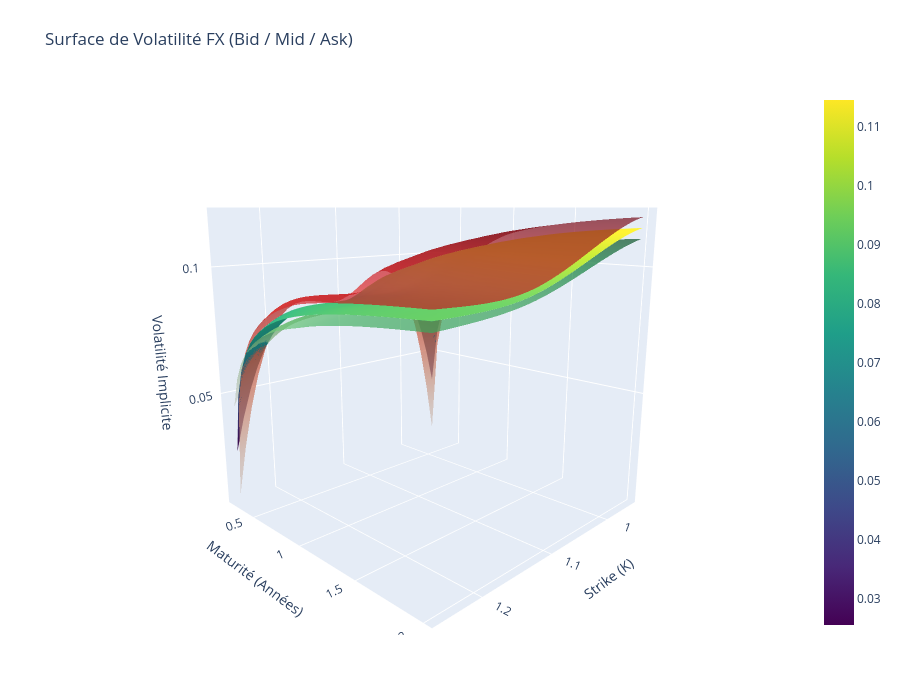

Here is the notebook cell this chart was saved with:
### Code cell
# 1. Données de marché FX (Exemple: EUR/USD)
spot_eurusd = 1.1000
rd_usd = 0.05
rf_eur = 0.035

# Format: {Maturité (années): {'ATM': vol, '25RR': vol, '25BF': vol}}
market_quotes = {
    0.25: {'ATM': 0.080, '25RR': -0.005, '25BF': 0.0020}, # Skew négatif
    0.50: {'ATM': 0.085, '25RR': -0.007, '25BF': 0.0025},
    1.00: {'ATM': 0.090, '25RR': -0.010, '25BF': 0.0030},
    2.00: {'ATM': 0.095, '25RR': -0.012, '25BF': 0.0035}
}

# Test du pricer
print("Test du Pricer Garman-Kohlhagen (Spot=1.10, Strike=1.12, T=1an, Vol=9%)")
pricer = GarmanKohlhagen(S=spot_eurusd, K=1.12, rd=rd_usd, rf=rf_eur, T=1.0, sigma=0.09)
call_price = pricer.price('call')
greeks = pricer.greeks()

print(f"Prix du Call : {call_price:.4f} USD")
print(f"Delta Call   : {greeks['delta_call']:.4f}")
print(f"Gamma        : {greeks['gamma']:.4f}")
print(f"Vega         : {greeks['vega']:.4f}\n")


surface = FXVolSurface(spot=spot_eurusd, rd=rd_usd, rf=rf_eur, market_data=market_quotes, bid_ask_spread_bps=20)


strikes_grid = np.linspace(0.95, 1.25, 30)
maturities_grid = np.linspace(0.25, 2.0, 30)
K_mesh, T_mesh = np.meshgrid(strikes_grid, maturities_grid)

Vol_Mid_mesh = np.zeros_like(K_mesh)
Vol_Bid_mesh = np.zeros_like(K_mesh)
Vol_Ask_mesh = np.zeros_like(K_mesh)

for i in range(K_mesh.shape[0]):
    for j in range(K_mesh.shape[1]):
        Vol_Mid_mesh[i, j] = surface.get_volatility(K_mesh[i, j], T_mesh[i, j], 'mid')
        Vol_Bid_mesh[i, j] = surface.get_volatility(K_mesh[i, j], T_mesh[i, j], 'bid')
        Vol_Ask_mesh[i, j] = surface.get_volatility(K_mesh[i, j], T_mesh[i, j], 'ask')


fig = go.Figure()


fig.add_trace(go.Surface(z=Vol_Ask_mesh, x=K_mesh, y=T_mesh, colorscale='Reds', opacity=0.7, name='Ask Surface', showscale=False))


fig.add_trace(go.Surface(z=Vol_Mid_mesh, x=K_mesh, y=T_mesh, colorscale='Viridis', name='Mid Surface'))


fig.add_trace(go.Surface(z=Vol_Bid_mesh, x=K_mesh, y=T_mesh, colorscale='Greens', opacity=0.7, name='Bid Surface', showscale=False))

fig.update_layout(
    title='Surface de Volatilité FX (Bid / Mid / Ask)',
    scene=dict(
        xaxis_title='Strike (K)',
        yaxis_title='Maturité (Années)',
        zaxis_title='Volatilité Implicite',
        camera=dict(eye=dict(x=1.5, y=1.5, z=0.5))
    ),
    width=900, height=700,
    margin=dict(l=65, r=50, b=65, t=90)
)

fig.show()


plt.figure(figsize=(10, 6))
strikes_smile = np.linspace(1.0, 1.20, 50)
for T in market_quotes.keys():
    vols_t = [surface.get_volatility(k, T, 'mid') for k in strikes_smile]
    plt.plot(strikes_smile, vols_t, label=f'Maturité = {T} ans', lw=2)

plt.axvline(x=spot_eurusd, color='grey', linestyle='--', label='Spot (ATM)')
plt.title('Smiles de Volatilité FX par Maturité')
plt.xlabel('Strike')
plt.ylabel('Volatilité Implicite (Mid)')
plt.legend()
plt.show()

### Figure 1 — Plotly figure (JSON) as saved in the notebook; plotly's stock layout.template omitted (floating-point values rounded to 4 significant figures; data arrays with more than 128 entries replaced by an {"elided": "..."} marker saying what was removed)
{"data": [{"colorscale": [[0, "rgb(255,245,240)"], [0.125, "rgb(254,224,210)"], [0.25, "rgb(252,187,161)"], [0.375, "rgb(252,146,114)"], [0.5, "rgb(251,106,74)"], [0.625, "rgb(239,59,44)"], [0.75, "rgb(203,24,29)"], [0.875, "rgb(165,15,21)"], [1, "rgb(103,0,13)"]], "name": "Ask Surface", "opacity": 0.7, "showscale": false, "type": "surface", "x": {"elided": "30x30 float values"}, "y": {"elided": "30x30 float values"}, "z": {"elided": "30x30 float values"}}, {"colorscale": [[0, "#440154"], [0.1111, "#482878"], [0.2222, "#3e4989"], [0.3333, "#31688e"], [0.4444, "#26828e"], [0.5556, "#1f9e89"], [0.6667, "#35b779"], [0.7778, "#6ece58"], [0.8889, "#b5de2b"], [1, "#fde725"]], "name": "Mid Surface", "type": "surface", "x": {"elided": "30x30 float values"}, "y": {"elided": "30x30 float values"}, "z": {"elided": "30x30 float values"}}, {"colorscale": [[0, "rgb(247,252,245)"], [0.125, "rgb(229,245,224)"], [0.25, "rgb(199,233,192)"], [0.375, "rgb(161,217,155)"], [0.5, "rgb(116,196,118)"], [0.625, "rgb(65,171,93)"], [0.75, "rgb(35,139,69)"], [0.875, "rgb(0,109,44)"], [1, "rgb(0,68,27)"]], "name": "Bid Surface", "opacity": 0.7, "showscale": false, "type": "surface", "x": {"elided": "30x30 float values"}, "y": {"elided": "30x30 float values"}, "z": {"elided": "30x30 float values"}}], "layout": {"height": 700, "margin": {"b": 65, "l": 65, "r": 50, "t": 90}, "scene": {"camera": {"eye": {"x": 1.5, "y": 1.5, "z": 0.5}}, "xaxis": {"title": {"text": "Strike (K)"}}, "yaxis": {"title": {"text": "Maturité (Années)"}}, "zaxis": {"title": {"text": "Volatilité Implicite"}}}, "title": {"text": "Surface de Volatilité FX (Bid / Mid / Ask)"}, "width": 900}}
